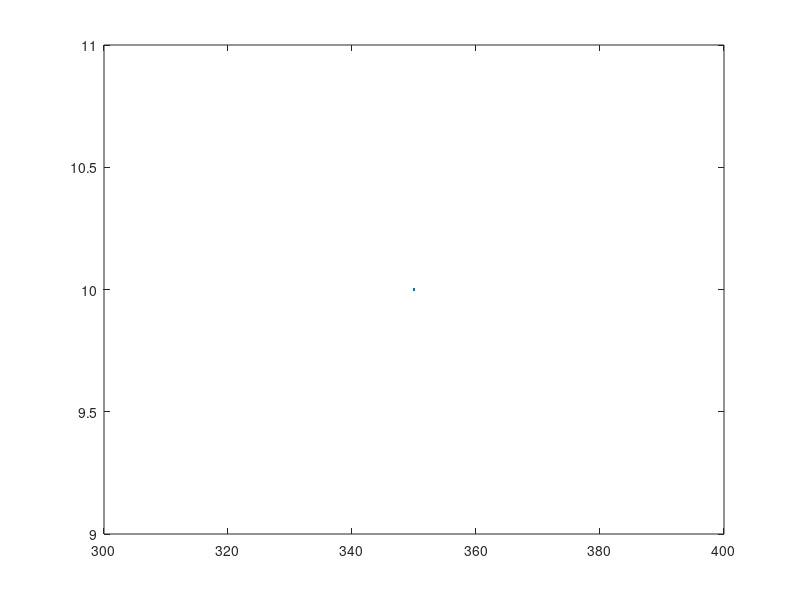

The MATLAB script that drew this image:
u = 125;
t = linspace(0,500,1000);
A = pi/6;
h = 3;
g = 32;

x = u.*t*cos(A);

y = -g.*(t.^2)*1/2 + u.*t*sin(A) + h;

plot(x,y);
plot(350,10);